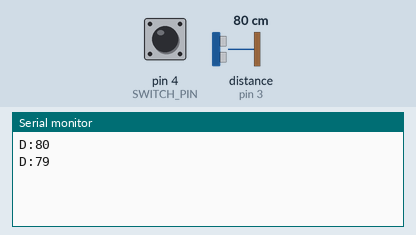
A sketch run on a simulated Arduino Uno, built with avr-gcc and run on an emulated ATmega328P. On the bench: the last lines printed to the serial monitor. Wiring (inferred from the names in the program): ultrasonic range finder: trigger pin 2; echo pin 3. The inputs (shaded band) are chosen by the test bench; at power-on: pin 4 (SWITCH_PIN) HIGH, distance to the obstacle (sensor on pin 3) 80 cm. The echo pulse lasts 58.3 µs per cm.

Above: at 1.2 s.
1.3 s: pin 4 (SWITCH_PIN) pulled LOW for 0.15 s
At 2.4 s:
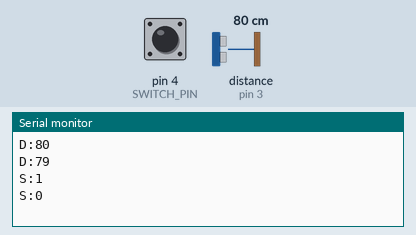
2.9 s: distance to the obstacle (sensor on pin 3) set to 2 cm
At 4.1 s:
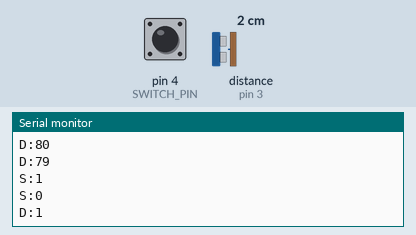
4.4 s: distance to the obstacle (sensor on pin 3) set to 4 cm
At 5.0 s:
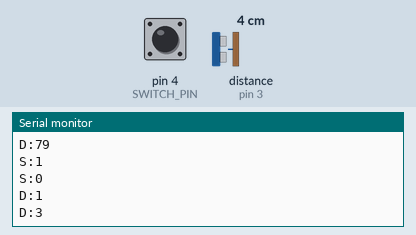
Timing chart, 0 to 7.4 s (numbered marks = the images above; inputs shaded):
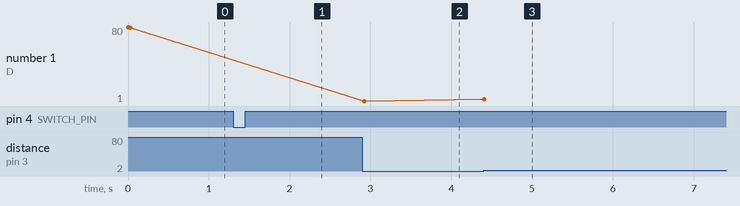

Measured:
- after the input at 1.3 s, the serial monitor: prints a new line at once (image 1)
- after the input at 2.9 s, the serial monitor: prints a new line at once (image 2)
- after the input at 4.4 s, the serial monitor: prints a new line at once (image 3)
- plotted number 1: 1 → 3 after the input at 4.4 s

The sketch:

distanza-ultrasuoni.ino
```cpp
// Firmware per la Arduino Mega: sensore a ultrasuoni HC-SR04 (distanza
// continua, canale "radar") + uno switch semplice (canale "tavoletta
// seriale") sulla stessa connessione USB.
//
// Collegamento HC-SR04:
//   VCC   -> 5V
//   GND   -> GND
//   Trig  -> pin 2 (uscita)
//   Echo  -> pin 3 (ingresso)
//
// Collegamento switch (es. mini switch a 4 piedini su breadboard):
//   un piedino -> pin 4
//   il piedino opposto -> GND
//   (bastano questi 2 fili: il pull-up e' interno al microcontrollore,
//   attivato con INPUT_PULLUP - nessuna resistenza esterna necessaria.
//   Per questo lo stesso problema del pull-up sull'eobody qui non esiste.)
//
// Protocollo seriale: ogni riga ha un prefisso per distinguere i due
// sensori, cosi' pluto-runtime sa a quale canale indirizzarla:
//   "D:<cm>"  distanza in centimetri (manda solo quando cambia)
//   "S:1"     switch premuto
//   "S:0"     switch rilasciato

const int TRIG_PIN = 2;
const int ECHO_PIN = 3;
const int SWITCH_PIN = 4;
const unsigned long ECHO_TIMEOUT_US = 30000; // ~5m di portata massima
const unsigned long SWITCH_DEBOUNCE_MS = 30;

int lastSentCm = -1;
int lastSwitchState = HIGH; // HIGH a riposo grazie al pull-up interno
unsigned long lastSwitchChangeMs = 0;

void setup() {
  Serial.begin(9600);
  pinMode(TRIG_PIN, OUTPUT);
  pinMode(ECHO_PIN, INPUT);
  pinMode(SWITCH_PIN, INPUT_PULLUP);
}

void loop() {
  readDistance();
  readSwitch();
  delay(20);
}

void readDistance() {
  digitalWrite(TRIG_PIN, LOW);
  delayMicroseconds(2);
  digitalWrite(TRIG_PIN, HIGH);
  delayMicroseconds(10);
  digitalWrite(TRIG_PIN, LOW);

  unsigned long duration = pulseIn(ECHO_PIN, HIGH, ECHO_TIMEOUT_US);
  int distanceCm = duration == 0 ? 0 : (int)(duration * 0.0343 / 2);

  if (distanceCm != lastSentCm) {
    Serial.print("D:");
    Serial.println(distanceCm);
    lastSentCm = distanceCm;
  }
}

void readSwitch() {
  int state = digitalRead(SWITCH_PIN);
  if (state != lastSwitchState && (millis() - lastSwitchChangeMs) > SWITCH_DEBOUNCE_MS) {
    // col pull-up interno, LOW = premuto (collegato a massa), HIGH = a riposo
    Serial.println(state == LOW ? "S:1" : "S:0");
    lastSwitchState = state;
    lastSwitchChangeMs = millis();
  }
}
```
